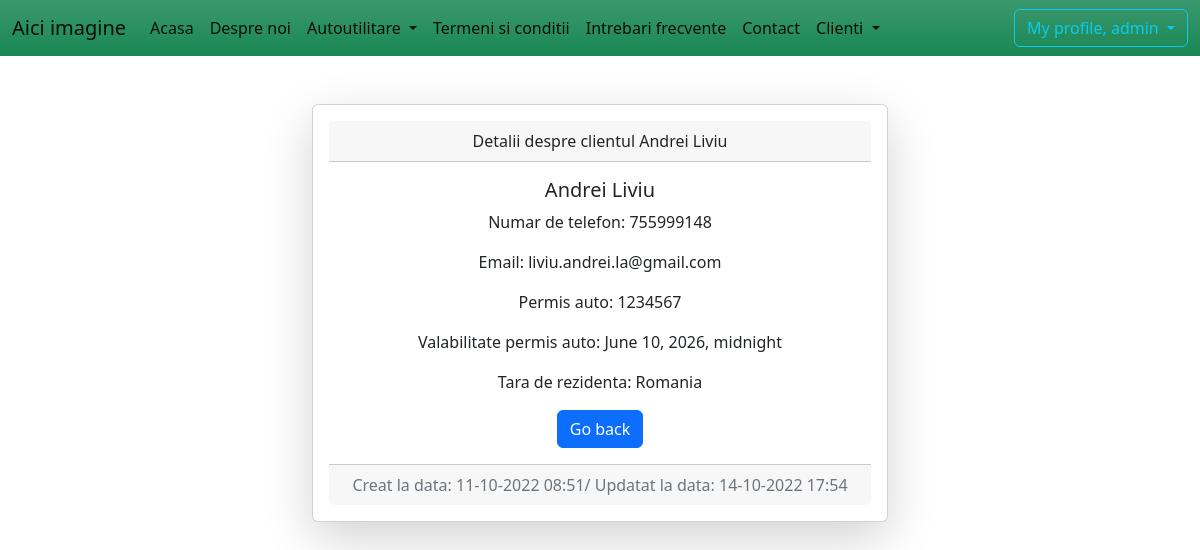
Screenshot of /detalii_client/1/ (signed in) with the database file from the repository.
### client/models.py (models this page shows)
class Client(models.Model):
    first_name = models.CharField(max_length=30)
    last_name = models.CharField(max_length=30)
    phone_number = models.IntegerField()
    email = models.EmailField()
    driver_license = models.IntegerField()
    drivers_validity_license = models.DateTimeField()
    country_of_residence = models.CharField(max_length=30)  # aici de pus dropdown cu tarile
    car = models.ForeignKey(Autoutilitare, on_delete=models.CASCADE)
    active = models.BooleanField(default=True)
    created_at = models.DateTimeField(auto_now_add=True)
    update_at = models.DateTimeField(auto_now=True)
    def __str__(self):
        return f'{self.first_name} {self.last_name}'

### client/views.py (the view)
# urls.py: path('detalii_client/<int:pk>/', views.ClientDetailView.as_view(), name='detalii-client')
class ClientDetailView(LoginRequiredMixin, PermissionRequiredMixin, DetailView):
    template_name = 'client/detalii_client.html'
    model = Client
    permission_required = 'client.view_client'

### templates/client/detalii_client.html (shortened to what this page needs)
{% extends 'base.html' %}
{% block content %}
    <div class="container-fluid">
        <div class="row">
            <div class="col-md-6 offset-md-3">
                <br><br>
                <div class="card text-center shadow-lg p-3 mb-5 bg-body rounded">
                    <div class="card-header">
                        Detalii despre clientul {{ client }}
                    </div>
                    <div class="card-body">
                        <h5 class="card-title">{{ client }}</h5>
                        <p class="card-text">Numar de telefon: {{ client.phone_number }}</p>
                        <p class="card-text">Email: {{ client.email }}</p>
                        <p class="card-text">Permis auto: {{ client.driver_license }}</p>
                        <p class="card-text">Valabilitate permis auto: {{ client.drivers_validity_license }}</p>
                        <p class="card-text">Tara de rezidenta: {{ client.country_of_residence }}</p>
                        <a href="{% url 'lista-de-clienti' %}" class="btn btn-primary">Go back</a>
                    </div>
                    <div class="card-footer text-muted">
                        Creat la data: {{ client.created_at|date:"d-m-Y H:i"}}/ Updatat la data: {{ client.update_at|date:"d-m-Y H:i" }}
                    </div>
                </div>
            </div>
        </div>
    </div>
{% endblock %}

### templates/navbar.html (shortened to what this page needs)
<nav class="navbar navbar-expand-lg bg-success bg-gradient">
    <div class="container-fluid">
        <a class="navbar-brand" href="#">Aici imagine</a>
        <div class="collapse navbar-collapse" id="navbarSupportedContent">
            <ul class="navbar-nav me-auto mb-2 mb-lg-0">
                <li class="nav-item">
                    <a class="nav-link active" aria-current="page" href="{% url 'acasa' %}">Acasa</a>
                </li>
                <li class="nav-item">
                    <a class="nav-link active" aria-current="page" href="{% url 'despre-noi' %}">Despre noi</a>
                </li>
                {% if request.user.is_authenticated %}
                    <li class="nav-item dropdown">
                        <a class="nav-link active dropdown-toggle" href="#" role="button" data-bs-toggle="dropdown"
                           aria-expanded="false">
                            Autoutilitare
                        </a>
                    </li>
                {% endif %}
                <li class="nav-item">
                    <a class="nav-link active" aria-current="page" href="{% url 'termeni' %}">Termeni si conditii</a>
                </li>
                <li class="nav-item">
                    <a class="nav-link active" aria-current="page" href="#">Intrebari frecvente</a>
                </li>
                <li class="nav-item">
                    <a class="nav-link active" aria-current="page" href="#">Contact</a>
                </li>
                {% if request.user.is_authenticated %}
                    {% if perms.client.add_client or perms.client.view_list_of_clients %}
                        <li class="nav-item dropdown">
                            <a class="nav-link active dropdown-toggle" href="#" role="button" data-bs-toggle="dropdown"
                               aria-expanded="false">
                                Clienti
                            </a>
                    {% endif %}
                        </li>
                {% endif %}
            </ul>
            {% if request.user.is_authenticated %}
                <div class="btn-group">
                    <button type="button" class="btn btn-outline-info dropdown-toggle" data-bs-toggle="dropdown" aria-expanded="false">
                        My profile, {{ request.user.username }}
                    </button>
                </div>
            {% else %}
                <a href="{% url 'login' %}" class="btn btn-outline-success me-2">Login</a>
                <a href="{% url 'sign-up ' %}" class="btn btn-outline-success">Sign up</a>
            {% endif %}
        </div>
    </div>
</nav>

### rows the page displays
Client: first_name+last_name "Andrei Liviu", phone_number "755999148", email "liviu.andrei.la@gmail.com", driver_license "1234567", drivers_validity_license "June 10, 2026, midnight", country_of_residence "Romania", created_at "11-10-2022 08:51", update_at "14-10-2022 17:54"

### other values shown
{{ request.user.username }} "admin"
